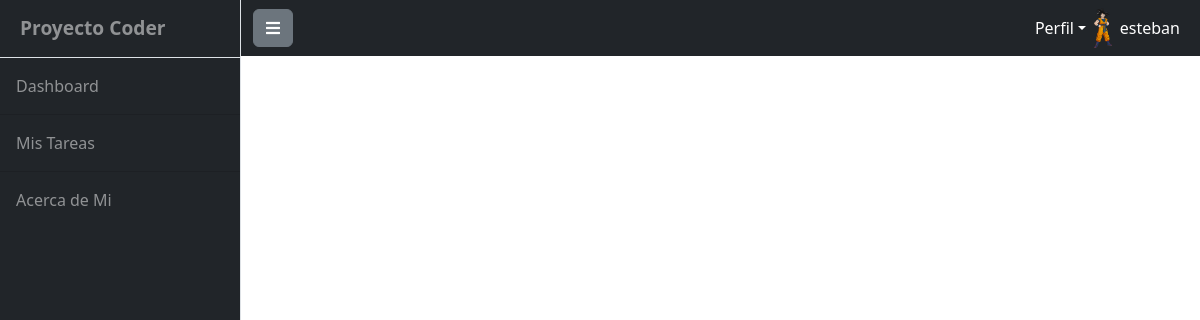
Page /proyecto-final/view-comments/29 (signed in) on the earlier database version.
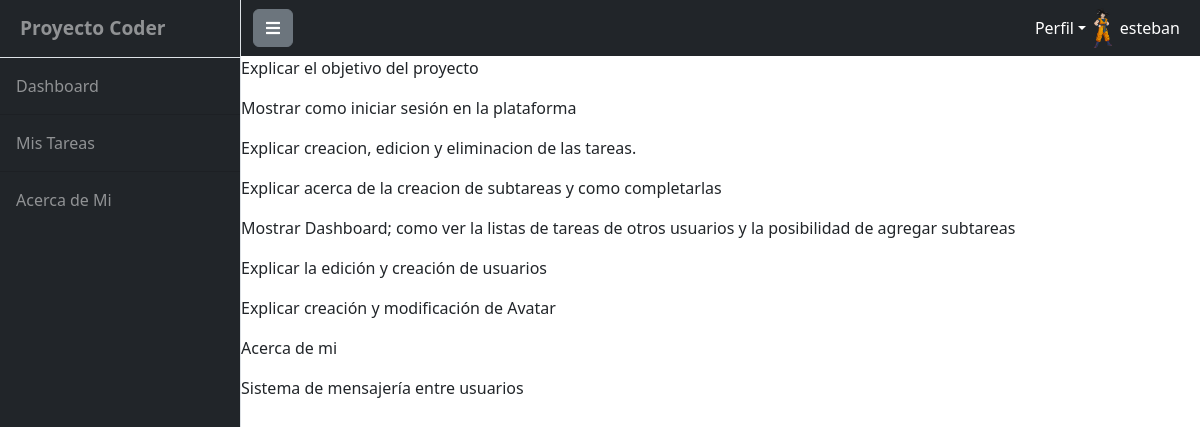
Same page on the later database version.
### MainSiteApp/models.py (models this page shows)
class TasksListRows(models.Model):
    comment = models.CharField(max_length=150)
    created_at = models.DateTimeField(auto_now_add=True)
    updated_at = models.DateTimeField(auto_now=True)
    state = models.BooleanField() # Este campo debio llamarse "Open"
    task_comment = models.ForeignKey(TasksList, on_delete=models.CASCADE)
    date = models.DateTimeField(null=True, blank=True)
    def __str__(self):
        return f'{self.comment}'

### MainSiteApp/views.py (the view)
# urls.py: path('view-comments/<int:id>', view_comments, name="ViewComments"),
def view_comments(req: HttpRequest, id):
    comment_list = TasksListRows.objects.filter(task_comment__id=id)
    print(comment_list)
    return render(req, 'task_comment.html', {'comment_list': comment_list})

### MainSiteApp/context_processors.py (called while the page is built)
def get_current_year(req):
    current_year = datetime.datetime.now().year
    return {
        "current_year": current_year
    }

def load_avatar(req: HttpRequest):
    try:
        avatar = Avatar.objects.get(user=req.user.id)
        return {"url": avatar.image.url}
    except:
        image_data = open("media/avatares/goku.jpg", "rb").read()
        return {"url": image_data}

def count_tasks_owner(req: HttpRequest):
    try:
        count_tasks = TasksList.objects.filter(owner=req.user).count()
        return {"count_tasks": count_tasks}
    except:
        count_tasks = 0
        return {"count_tasks": count_tasks}

### MainSiteApp/templates/task_comment.html
{% extends 'base.html' %}
{% block pagecontent %}
    {% for comment in comment_list %}
        <p>{{comment.comment}}</p>
    {% endfor %}
{% endblock pagecontent %}

### MainSiteApp/templates/base.html (shortened to what this page needs)
<!DOCTYPE html>
<html lang="en">
    <head>
        {% load static %}
        <link href="{% static  'css/styles.css' %}" rel="stylesheet" />
        <link href="{% static  'css/main.css' %}" rel="stylesheet" />
        <link rel="stylesheet" href="https://cdn.jsdelivr.net/npm/bootstrap@5.2.3/dist/css/bootstrap.min.css">
        <link rel="stylesheet" href="https://cdnjs.cloudflare.com/ajax/libs/font-awesome/5.15.4/css/all.min.css">
    </head>
    <body>
        <div class="d-flex" id="wrapper">
            {% include 'sidebar.html' %}
            <div id="page-content-wrapper">
                {% include 'navbar.html' %}
                {% block pagecontent %}{% endblock %}
            </div>
        </div>
    </head>
    </body>
</html>

### MainSiteApp/templates/sidebar.html (shortened to what this page needs)
<div class="border-end sidebar navbar-dark bg-dark" id="sidebar-wrapper">
    <div class="sidebar-heading border-bottom sb-sidenav-dark">Proyecto Coder</div>
    <div class="list-group list-group-flush">
        <a class="nav-item nav  bg-dark color-test list-group-item list-group-item-action p-3" href="{% url 'Dashboard' %}">Dashboard</a>
        <a class="nav-item nav  bg-dark list-group-item list-group-item-action p-3" href="{% url 'ListTasks' %}">Mis Tareas</a>
        <a class="nav-item nav  bg-dark list-group-item list-group-item-action p-3 mt-auto" href="{% url 'About' %}">Acerca de Mi</a>
    </div>
</div>

### MainSiteApp/templates/navbar.html (shortened to what this page needs)
<nav class="sb-topnav navbar navbar-expand navbar-dark bg-dark">
    <div class="container-fluid">
        <button class="btn btn-secondary" id="sidebarToggle">
            <i class="fa fa-bars" aria-hidden="true"></i>
          </button>
        <div class="collapse navbar-collapse" id="navbarSupportedContent">
            <ul class="navbar-nav ms-auto mt-2 mt-lg-0">
                <li class="nav-item dropdown">
                    <a class="nav-link dropdown-toggle" id="navbarDropdown" href="#" role="button" data-bs-toggle="dropdown" aria-haspopup="true" aria-expanded="false">Perfil</a>
                </li>
                {% if  user.is_authenticated %}
                {% if url %}
                <img src="{{url}}" height="40px" alt="avatar">
                <div class="nav-item text-center">
                    <p class="nav-link mb-0">{{ user.username }}</p>
                </div>
                {% endif %}
                {% endif %}
            </ul>
        </div>
    </div>
</nav>

### MainSiteApp/static/css/main.css (style rules this page uses)
:root { --color-primary: #6a0572; --color-secondary: #ff9a8b; --color-tertiary: #83c5be; --color-quaternary: #f0e68c; --color-text: #333; }
.navbar { background-color: var(--color-primary); }
.navbar-dark .navbar-nav .nav-link { color: #fff; }
.sidebar { border-right: 1px solid #343a40; color: rgba(255, 255, 255, 0.5); }
.sidebar-heading { padding: 1rem; font-weight: bold; }
.nav-item { color: rgba(255, 255, 255, 0.5) !important; }

Differences in the rows shown:
added TasksListRows: comment "Explicar el objetivo del proyecto"
added TasksListRows: comment "Mostrar como iniciar sesión en la plataforma"
added TasksListRows: comment "Explicar creacion, edicion y eliminacion de las tareas."
added TasksListRows: comment "Explicar acerca de la creacion de subtareas y como completarlas"
added TasksListRows: comment "Mostrar Dashboard; como ver la listas de tareas de otros usuarios y la posibilidad de agregar subtareas"
added TasksListRows: comment "Explicar la edición y creación de usuarios"
added TasksListRows: comment "Explicar creación y modificación de Avatar"
added TasksListRows: comment "Acerca de mi"
added TasksListRows: comment "Sistema de mensajería entre usuarios"
